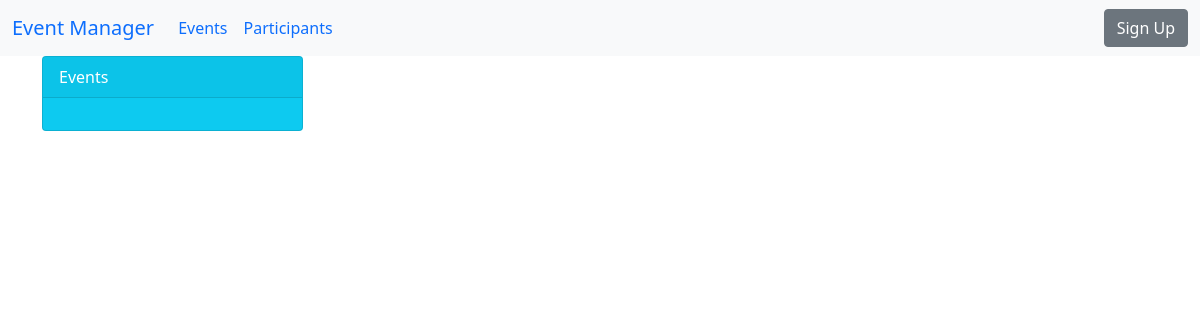
Before: / with the older database file.
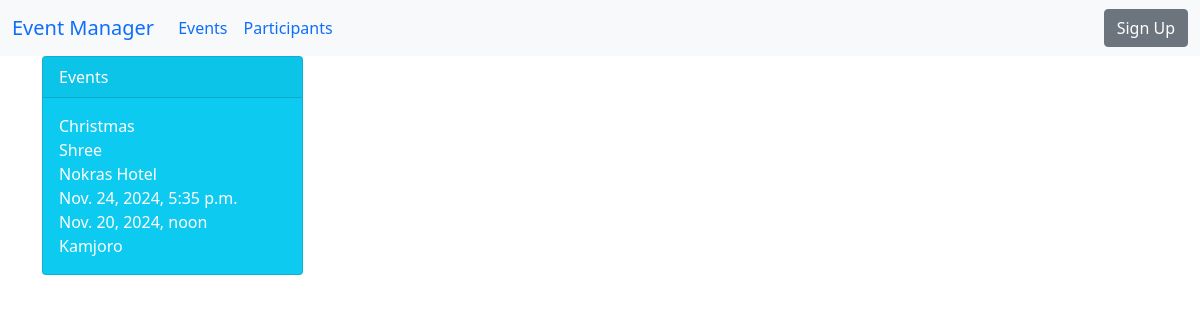
After: the same page with the newer database file.
### Events/models.py (models this page shows)
class Event(models.Model):
    name = models.CharField(max_length=200)
    description = models.TextField()
    location = models.CharField(max_length=200)
    start_time = models.DateTimeField()
    end_time = models.DateTimeField()
    organizer = models.CharField(max_length=100)
    def __str__(self):
        return self.name

### Events/views.py (the view)
# urls.py: 2. Add a URL to urlpatterns:  path('', views.home, name='home')
def home(request):
    all_place = Event.objects.all()
    return render(request, 'home.html',{
        'tour':all_place
    })

### Events/templates/home.html
{% extends 'base.html'%}
{% load static %}
{% block content %}
<div class="container">
    <div class="row">
        <div class="col-md-3">
            <div class="card text-white bg-info mb-3" style="max-width: 20rem;">
                <div class="card-header">Events</div>
                <div class="card-body">
                    {% for safari in tour %}
                    {{ safari }}<br>
                    {{ safari.description }}<br>
                    {{ safari.location }}<br>
                    {{ safari.start_time }}<br>
                    {{ safari.end_time }}<br>
                    {{ safari.organizer }}<br>
                {% endfor %}
                </div>
              </div>
        </div>
    </div>
</div>
{% endblock %}

### Events/templates/base.html (shortened to what this page needs)
{% load static %}
<!doctype html>
<html lang="en">
  <head>
    <link href="https://cdn.jsdelivr.net/npm/bootstrap@5.0.2/dist/css/bootstrap.min.css" rel="stylesheet">
    <link rel="stylesheet" href="https://cdnjs.cloudflare.com/ajax/libs/font-awesome/6.7.1/css/all.min.css" />
  </head>
  <body>
  <nav class="navbar navbar-expand-lg bg-light" data-bs-theme="dark">
  <div class="container-fluid">
    <a class="navbar-brand" href="{% url 'home' %}">Event Manager</a>
    <div class="collapse navbar-collapse" id="navbarColor02">
      <ul class="navbar-nav me-auto">
        <li class="nav-item">
          <a class="nav-link" href="{% url 'home' %}">Events</a>
        </li>
        <li class="nav-item">
          <a class="nav-link" href="{% url 'participants' %}">Participants</a>
        </li>
      </ul>
        <button class="btn btn-secondary my-2 my-sm-0" type="submit">Sign Up</button>
    </div>
  </div>
</nav>
    {% block content %}
    {% endblock %}
  </body>
</html>

Changed rows visible on the page:
added Event: name "Christmas", description "Shree", location "Nokras Hotel", start_time "Nov. 24, 2024, 5:35 p.m.", end_time "Nov. 20, 2024, noon", organizer "Kamjoro"
